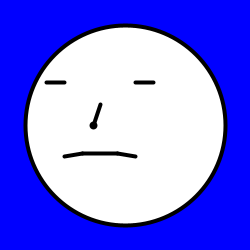
Frame 1 (no input)
Frame 60 (the mouse pressed at the canvas centre just before this capture): identical to frame 1, image omitted
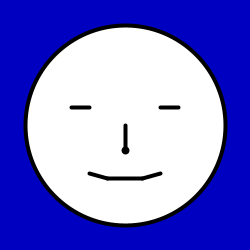
Frame 120 (the mouse held since frame 60 and released just before this capture)

The Processing sketch that drew these frames (run headless with seeded random() and noise(); from frame 60 on, the mouse is pressed at the canvas centre):

// Processing sketch: processing_84080
// ── processing_84080.pde

void setup() {  //setup function called initially, only once
  size(250, 250);
}

void draw() {  //draw function loops 
    int scalar = 255 - mouseY/2;
    int red = 1*(mouseX/width);
    int blue = 1 - red;
    background(red*scalar, 0, blue*scalar);  
    strokeWeight(4);
    int mx = (mouseX-(width/2))/5;
    int my = (mouseY-(height/2))/5 - 0;
    int smile = ((abs(mx))/3) - 5;
    ellipse(width/2, height/2, 4*width/5, 4*height/5);
    ellipse(width/2 + mx*1.25, 3*height/5 + my, 4, 4);
    
    line(4*width/14 + mx, 3*height/7 + my, 5*width/14 + mx, 3*height/7 + my);
    line(9*width/14 + mx, 3*height/7 + my, 10*width/14 + mx, 3*height/7 + my);
    
        line(6*width/14 + mx, 5*height/7 + my, 8*width/14 + mx, 5*height/7 + my);
        line(5*width/14 + mx, 5*height/7 + my + smile, 6*width/14 + mx, 5*height/7 + my);
        line(8*width/14 + mx, 5*height/7 + my, 9*width/14 + mx, 5*height/7 + my + smile);
        
    line(width/2 + mx, height/2 + (my/1.2), width/2 + mx*1.25, 3*height/5 + my);
}
